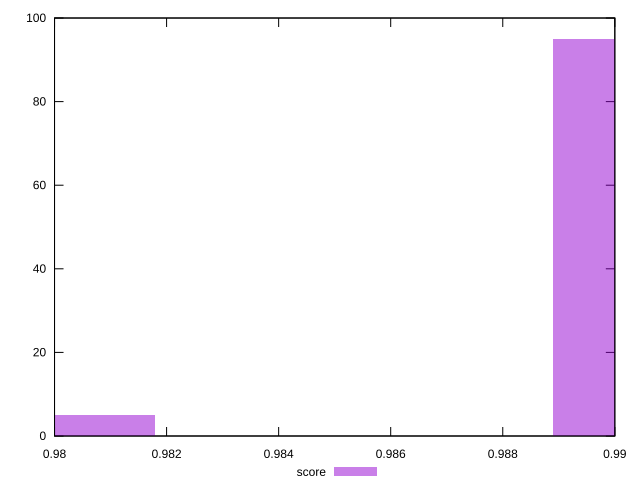

The script that saved this image:
reset

$score <<EOF
0.9906759555713176 95
0.9800235259415184 5
EOF

set key outside below
set boxwidth 0.0035508098765997045
set xrange [0.98:0.99]
set yrange [0:100]
set trange [0:100]
set style fill transparent solid 0.5 noborder
set terminal svg size 640, 490 enhanced background rgb 'white'
set output "reports/report_00030_2021-02-24T20-42-31.540Z/first-meaningful-paint/samples/music/score/histogram.svg"

plot $score title "score" with boxes

reset
